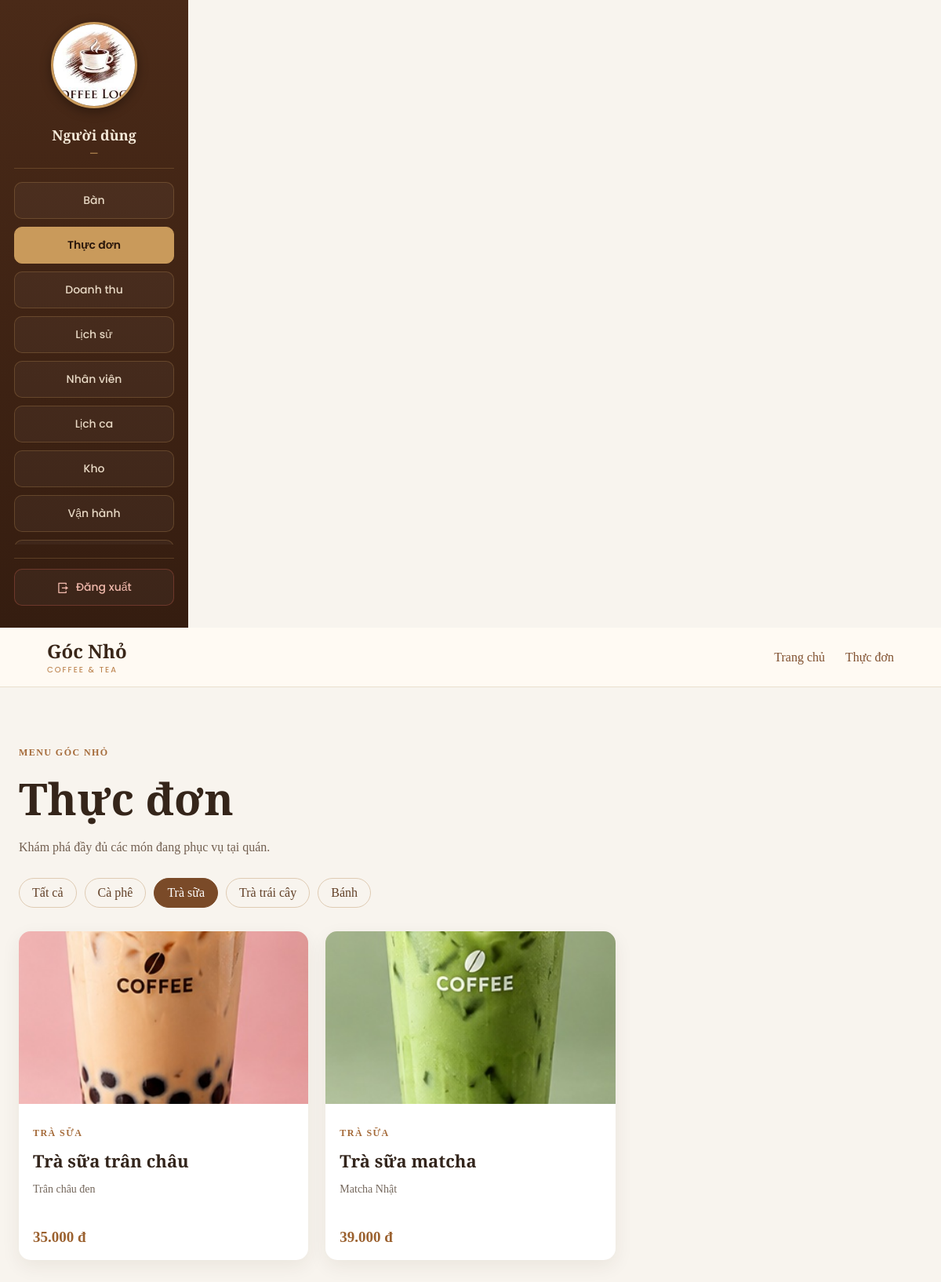
The page /index.php?page=menu&category=2 on the database its author committed.
### tables this page shows
CREATE TABLE IF NOT EXISTS categories (
  category_id INT UNSIGNED AUTO_INCREMENT PRIMARY KEY,
  category_name VARCHAR(100) NOT NULL UNIQUE,
  has_options TINYINT(1) NOT NULL DEFAULT 1
);

CREATE TABLE IF NOT EXISTS menu_items (
  item_id INT UNSIGNED AUTO_INCREMENT PRIMARY KEY,
  category_id INT UNSIGNED NOT NULL,
  item_name VARCHAR(150) NOT NULL,
  description VARCHAR(255) NULL,
  price INT UNSIGNED NOT NULL,
  image MEDIUMTEXT NULL,
  is_hidden TINYINT(1) NOT NULL DEFAULT 0,
  is_sold_out TINYINT(1) NOT NULL DEFAULT 0,
  stock INT UNSIGNED NOT NULL DEFAULT 0,
  min_stock INT UNSIGNED NOT NULL DEFAULT 10,
  UNIQUE KEY uq_cat_name (category_id, item_name),
  FOREIGN KEY (category_id) REFERENCES categories(category_id)
);

### index.php (called while the page is built, shortened)
<?php
$routes = array(
    'home' => 'home/index.php',
    'public-menu' => 'public-menu/index.php',
    'menu' => 'menu/index.php',
    'menu-detail' => 'menu-detail/index.php',
    'tables' => 'tables/index.php',
    'schedule' => 'schedule/index.php',
    'ops' => 'ops/index.php',
    'orders' => 'orders/index.php',
    'cashshift' => 'cashshift/index.php',
    'kitchen' => 'kitchen/index.php',
);
$page = $_GET['page'] ?? null;
if (!is_string($page) || !isset($routes[$page])) {
    http_response_code(404);
    $page = '404';
    $file = __DIR__ . '/pages/404/index.php';
} else {
    $file = __DIR__ . '/pages/' . $routes[$page];
}
$action = dirname($file) . '/action.php';
if (is_file($action)) {
    require $action;
}
require __DIR__ . '/layouts/public/header.php';
require $file;
require __DIR__ . '/layouts/public/footer.php';

### pages/menu/action.php (called while the page is built, shortened)
<?php
require_once __DIR__ . '/../../functions.php';
$selectedCategory = filter_input(INPUT_GET, 'category', FILTER_VALIDATE_INT);
try {
    $menuCategories = public_menu_categories();
    $menuItems = public_menu_items($selectedCategory);
} catch (Throwable $e) {
}

### config/database.php (called while the page is built, shortened)
<?php
$env = function ($key, $default) {
    $value = getenv($key);
    return $value === false ? $default : $value;
};
$appEnvironment = strtolower((string) $env('APP_ENV', 'local'));
$dbUser = $env('DB_USER', 'root');
$dbPassword = $env('DB_PASSWORD', '');
return array(
    'host'     => $env('DB_HOST', '127.0.0.1'),
    'port'     => (int) $env('DB_PORT', '3306'),
    'database' => $env('DB_NAME', 'coffee_shop'),
    'username' => $dbUser,
    'password' => $dbPassword,
    'charset'  => 'utf8mb4',
);

### helpers/database.php (called while the page is built)
<?php
function db()
{
    static $database = null;
    if ($database === null) {
        $config = require __DIR__ . '/../config/database.php';
        $database = new Database($config);
    }
    return $database;
}

### classes/Database.php (called while the page is built, shortened)
<?php
class Database
{
    private $connection;
    public function __construct($config)
    {
        $this->connection = new mysqli(
            $config['host'], $config['username'], $config['password'],
            $config['database'], $config['port']
        );
        $this->connection->set_charset($config['charset']);
    }
    public function run($sql, $params = array())
    {
        $stmt = $this->connection->prepare($sql);
        if ($params) {
            $types = '';
            foreach ($params as $p) { $types .= is_int($p) ? 'i' : 's'; }
            $stmt->bind_param($types, ...$params);
        }
        $stmt->execute();
        return $stmt;
    }
    public function fetchAll($sql, $params = array())
    {
        return $this->run($sql, $params)->get_result()->fetch_all(MYSQLI_ASSOC);
    }
}

### functions.php (called while the page is built, shortened)
<?php
function public_menu_items($categoryId = 0)
{
    $sql = "SELECT m.item_id, m.category_id, m.item_name, m.price, m.image, m.description, c.category_name
            FROM menu_items m
            JOIN categories c ON c.category_id = m.category_id
            WHERE m.is_hidden = 0";
    if ((int) $categoryId > 0) {
        return db()->fetchAll($sql . " AND m.category_id = ? ORDER BY m.item_id ASC", array((int) $categoryId));
    }
    return db()->fetchAll($sql . " ORDER BY m.item_id ASC");
}
function public_menu_categories()
{
    return db()->fetchAll(
        "SELECT c.category_id, c.category_name
         FROM categories c
         JOIN menu_items m ON m.category_id = c.category_id
         WHERE m.is_hidden = 0
         GROUP BY c.category_id, c.category_name
         ORDER BY c.category_id"
    );
}

### helpers/common.php (called while the page is built, shortened)
<?php
function e($value)
{
    return htmlspecialchars((string) $value, ENT_QUOTES, 'UTF-8');
}
function menu_item_image($item)
{
    $nameMap = array(
        'Cà phê sữa đá' => 'assets/images/menu/01-ca-phe-sua-da.jpg',
        'Cà phê đen đá' => 'assets/images/menu/02-ca-phe-den-da.jpg',
        'Cà phê đen nóng' => 'assets/images/menu/03-ca-phe-den-nong.jpg',
        'Cà phê bạc xỉu' => 'assets/images/menu/04-ca-phe-bac-xiu.jpg',
        'Cà phê cappuccino' => 'assets/images/menu/05-ca-phe-cappuccino.jpg',
        'Trà sữa trân châu' => 'assets/images/menu/06-tra-sua-tran-chau.jpg',
        'Trà sữa matcha' => 'assets/images/menu/07-tra-sua-matcha.jpg',
        'Trà đào cam sả' => 'assets/images/menu/08-tra-dao-cam-sa.jpg',
        'Trà vải hoa hồng' => 'assets/images/menu/09-tra-vai-hoa-hong.jpg',
        'Bánh tiramisu' => 'assets/images/menu/10-banh-tiramisu.jpg',
        'Bánh croissant' => 'assets/images/menu/10-banh-tiramisu.jpg',
    );
    $name = trim($item['item_name'] ?? '');
    if (isset($nameMap[$name])) {
        return $nameMap[$name];
    }
    return 'assets/images/images.jpg';
}

### pages/menu/index.php (the view)
<header class="catalog-header">
    <a href="index.php?page=home" class="catalog-brand">Góc Nhỏ <span>Coffee &amp; Tea</span></a>
    <nav><a href="index.php?page=home">Trang chủ</a><a href="index.php?page=menu">Thực đơn</a></nav>
</header>
<main class="catalog-main">
    <p class="catalog-eyebrow">MENU GÓC NHỎ</p>
    <h1>Thực đơn</h1>
    <p class="catalog-intro">Khám phá đầy đủ các món đang phục vụ tại quán.</p>
    <nav class="catalog-filters" aria-label="Lọc theo danh mục">
        <a class="<?= $selectedCategory === 0 ? 'active' : '' ?>" href="index.php?page=menu">Tất cả</a>
        <?php foreach ($menuCategories as $category): ?>
            <a class="<?= $selectedCategory === (int) $category['category_id'] ? 'active' : '' ?>"
               href="index.php?page=menu&amp;category=<?= (int) $category['category_id'] ?>"><?= e($category['category_name']) ?></a>
        <?php endforeach; ?>
    </nav>
    <?php if ($menuItems): ?>
        <div class="catalog-grid">
            <?php foreach ($menuItems as $item): ?>
                <article class="catalog-card">
                    <a href="index.php?page=menu-detail&amp;id=<?= (int) $item['item_id'] ?>" class="catalog-image-link">
                        <img src="<?= e(menu_item_image($item)) ?>" alt="<?= e($item['item_name']) ?>" loading="lazy">
                    </a>
                    <div class="catalog-card-body">
                        <p class="catalog-category"><?= e($item['category_name']) ?></p>
                        <h2><a href="index.php?page=menu-detail&amp;id=<?= (int) $item['item_id'] ?>"><?= e($item['item_name']) ?></a></h2>
                        <p><?= e($item['description'] ?? '') ?></p>
                        <strong><?= e(number_format((int) $item['price'], 0, ',', '.')) ?> đ</strong>
                    </div>
                </article>
            <?php endforeach; ?>
        </div>
    <?php else: ?>
        <p class="catalog-empty">Danh mục này hiện chưa có món.</p>
    <?php endif; ?>
</main>

### assets/css/style.css (style rules this page uses)
html, body { height: 100%; margin: 0; overflow: hidden; }
body { display: flex; }

### assets/css/public-catalog.css (style rules this page uses)
.public-catalog-page { min-height:100vh;background:#f8f4ee;color:#33251c }
.catalog-header { height:76px;padding:0 max(5vw,24px);display:flex;align-items:center;justify-content:space-between;border-bottom:1px solid #eadfce;background:#fffaf3 }
.catalog-brand { font-family:'Playfair Display',serif;font-size:24px;font-weight:700;color:#392619;text-decoration:none }
.catalog-brand span { display:block;font:10px Poppins,sans-serif;letter-spacing:.2em;text-transform:uppercase;color:#b5763c }
.catalog-header nav { display:flex;gap:26px }
.catalog-header nav a,.catalog-eyebrow a { color:#80502f;text-decoration:none }
.catalog-main { max-width:1160px;margin:0 auto;padding:64px 24px 90px }
.catalog-eyebrow,.catalog-category { color:#a56b3a;font-size:12px;font-weight:600;letter-spacing:.12em;text-transform:uppercase }
.catalog-main h1 { margin:8px 0;font:700 clamp(36px,5vw,56px) 'Playfair Display',serif;color:#35251a }
.catalog-intro { color:#725f50 }
.catalog-filters { display:flex;flex-wrap:wrap;gap:10px;margin:30px 0 }
.catalog-filters a,.catalog-back { display:inline-block;border:1px solid #dfcbb3;border-radius:999px;padding:9px 16px;color:#624027;text-decoration:none }
.catalog-filters a.active,.catalog-back { background:#7a4a28;color:#fff;border-color:#7a4a28 }
.catalog-grid { display:grid;grid-template-columns:repeat(3,minmax(0,1fr));gap:22px }
.catalog-card { overflow:hidden;border-radius:15px;background:#fff;box-shadow:0 8px 24px #38240f12 }
.catalog-image-link { display:block;height:220px;background:#eee4d8 }
.catalog-card img { width:100%;height:100%;object-fit:cover }
.catalog-card-body { padding:18px }
.catalog-card-body h2 { margin:4px 0 8px;font:600 22px 'Playfair Display',serif }
.catalog-card-body h2 a { color:#33251c;text-decoration:none }
.catalog-card-body>p:not(.catalog-category) { min-height:44px;color:#74675c;font-size:14px }
.catalog-card-body strong,.catalog-detail strong { font-size:19px;color:#9b612f }
.public-catalog-page { display:block;width:100%;min-height:100vh }
.catalog-header { box-sizing:border-box;width:100% }
.public-catalog-page { height:auto;overflow-x:hidden;overflow-y:auto }
.public-catalog-page { overflow:visible }

### rows shown on the page
categories: category_name "Cà phê"
categories: category_name "Trà sữa"
categories: category_name "Trà trái cây"
categories: category_name "Bánh"
menu_items: shows a picture, category.category_name "TRÀ SỮA", item_name "Trà sữa trân châu", description "Trân châu đen", price "35.000"
menu_items: shows a picture, category.category_name "TRÀ SỮA", item_name "Trà sữa matcha", description "Matcha Nhật", price "39.000"
